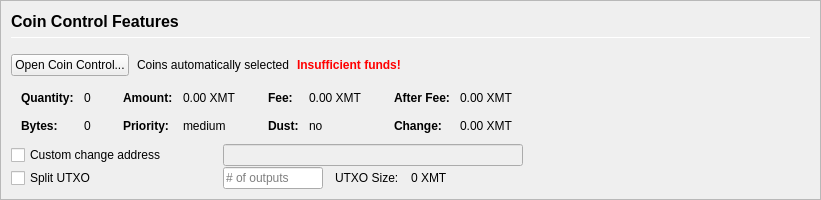
         <widget class="QFrame" name="frameCoinControl">
          <property name="sizePolicy">
           <sizepolicy hsizetype="Expanding" vsizetype="Expanding">
            <horstretch>0</horstretch>
            <verstretch>0</verstretch>
           </sizepolicy>
          </property>
          <property name="maximumSize">
           <size>
            <width>16777215</width>
            <height>16777215</height>
           </size>
          </property>
          <property name="frameShape">
           <enum>QFrame::StyledPanel</enum>
          </property>
          <property name="frameShadow">
           <enum>QFrame::Sunken</enum>
          </property>
          <layout class="QVBoxLayout" name="verticalLayoutCoinControl2">
           <property name="spacing">
            <number>0</number>
           </property>
           <property name="margin">
            <number>0</number>
           </property>
           <item>
            <widget class="QFrame" name="frameCoinControl_BG">
             <layout class="QVBoxLayout" name="verticalLayoutCoinControl" stretch="0,0,0,0,0,0">
              <property name="spacing">
               <number>1</number>
              </property>
              <property name="leftMargin">
               <number>10</number>
              </property>
              <property name="topMargin">
               <number>10</number>
              </property>
              <item>
               <layout class="QHBoxLayout" name="horizontalLayoutCoinControl1">
                <property name="bottomMargin">
                 <number>15</number>
                </property>
                <item>
                 <layout class="QVBoxLayout" name="verticalLayout_3">
                  <property name="spacing">
                   <number>6</number>
                  </property>
                  <item>
                   <widget class="QLabel" name="labelCoinControlFeatures">
                    <property name="sizePolicy">
                     <sizepolicy hsizetype="Preferred" vsizetype="Maximum">
                      <horstretch>0</horstretch>
                      <verstretch>0</verstretch>
                     </sizepolicy>
                    </property>
                    <property name="minimumSize">
                     <size>
                      <width>0</width>
                      <height>20</height>
                     </size>
                    </property>
                    <property name="font">
                     <font>
                      <pointsize>12</pointsize>
                      <weight>75</weight>
                      <bold>true</bold>
                     </font>
                    </property>
                    <property name="styleSheet">
                     <string notr="true">font-weight:bold;</string>
                    </property>
                    <property name="text">
                     <string>Coin Control Features</string>
                    </property>
                   </widget>
                  </item>
                  <item>
                   <widget class="Line" name="line">
                    <property name="minimumSize">
                     <size>
                      <width>0</width>
                      <height>1</height>
                     </size>
                    </property>
                    <property name="maximumSize">
                     <size>
                      <width>16777215</width>
                      <height>1</height>
                     </size>
                    </property>
                    <property name="orientation">
                     <enum>Qt::Horizontal</enum>
                    </property>
                   </widget>
                  </item>
                 </layout>
                </item>
               </layout>
              </item>
              <item>
               <layout class="QHBoxLayout" name="horizontalLayoutCoinControl2" stretch="0,0,0,0">
                <property name="spacing">
                 <number>8</number>
                </property>
                <property name="bottomMargin">
                 <number>10</number>
                </property>
                <item>
                 <widget class="QPushButton" name="pushButtonCoinControl">
                  <property name="styleSheet">
                   <string notr="true"/>
                  </property>
                  <property name="text">
                   <string>Open Coin Control...</string>
                  </property>
                  <property name="autoDefault">
                   <bool>false</bool>
                  </property>
                 </widget>
                </item>
                <item>
                 <widget class="QLabel" name="labelCoinControlAutomaticallySelected">
                  <property name="text">
                   <string>Coins automatically selected</string>
                  </property>
                  <property name="margin">
                   <number>5</number>
                  </property>
                 </widget>
                </item>
                <item>
                 <widget class="QLabel" name="labelCoinControlInsuffFunds">
                  <property name="font">
                   <font>
                    <weight>75</weight>
                    <bold>true</bold>
                   </font>
                  </property>
                  <property name="styleSheet">
                   <string notr="true">color:red;font-weight:bold;</string>
                  </property>
                  <property name="text">
                   <string>Insufficient funds!</string>
                  </property>
                  <property name="margin">
                   <number>5</number>
                  </property>
                 </widget>
                </item>
                <item>
                 <spacer name="horizontalSpacerCoinControl">
                  <property name="orientation">
                   <enum>Qt::Horizontal</enum>
                  </property>
                  <property name="sizeHint" stdset="0">
                   <size>
                    <width>40</width>
                    <height>1</height>
                   </size>
                  </property>
                 </spacer>
                </item>
               </layout>
              </item>
              <item>
               <widget class="QWidget" name="widgetCoinControl" native="true">
                <property name="sizePolicy">
                 <sizepolicy hsizetype="Preferred" vsizetype="Preferred">
                  <horstretch>0</horstretch>
                  <verstretch>0</verstretch>
                 </sizepolicy>
                </property>
                <property name="minimumSize">
                 <size>
                  <width>0</width>
                  <height>0</height>
                 </size>
                </property>
                <property name="styleSheet">
                 <string notr="true"/>
                </property>
                <layout class="QHBoxLayout" name="horizontalLayoutCoinControl5">
                 <property name="margin">
                  <number>0</number>
                 </property>
                 <item>
                  <layout class="QHBoxLayout" name="horizontalLayoutCoinControl3" stretch="0,0,0,1">
                   <property name="spacing">
                    <number>20</number>
                   </property>
                   <property name="topMargin">
                    <number>0</number>
                   </property>
                   <property name="bottomMargin">
                    <number>10</number>
                   </property>
                   <item>
                    <layout class="QFormLayout" name="formLayoutCoinControl1">
                     <property name="horizontalSpacing">
                      <number>10</number>
                     </property>
                     <property name="verticalSpacing">
                      <number>14</number>
                     </property>
                     <property name="leftMargin">
                      <number>10</number>
                     </property>
                     <property name="topMargin">
                      <number>4</number>
                     </property>
                     <property name="rightMargin">
                      <number>6</number>
                     </property>
                     <item row="0" column="0">
                      <widget class="QLabel" name="labelCoinControlQuantityText">
                       <property name="font">
                        <font>
                         <weight>75</weight>
                         <bold>true</bold>
                        </font>
                       </property>
                       <property name="text">
                        <string>Quantity:</string>
                       </property>
                       <property name="margin">
                        <number>0</number>
                       </property>
                      </widget>
                     </item>
                     <item row="0" column="1">
                      <widget class="QLabel" name="labelCoinControlQuantity">
                       <property name="cursor">
                        <cursorShape>IBeamCursor</cursorShape>
                       </property>
                       <property name="contextMenuPolicy">
                        <enum>Qt::ActionsContextMenu</enum>
                       </property>
                       <property name="text">
                        <string notr="true">0</string>
                       </property>
                       <property name="margin">
                        <number>0</number>
                       </property>
                       <property name="textInteractionFlags">
                        <set>Qt::LinksAccessibleByMouse|Qt::TextSelectableByKeyboard|Qt::TextSelectableByMouse</set>
                       </property>
                      </widget>
                     </item>
                     <item row="1" column="0">
                      <widget class="QLabel" name="labelCoinControlBytesText">
                       <property name="font">
                        <font>
                         <weight>75</weight>
                         <bold>true</bold>
                        </font>
                       </property>
                       <property name="text">
                        <string>Bytes:</string>
                       </property>
                      </widget>
                     </item>
                     <item row="1" column="1">
                      <widget class="QLabel" name="labelCoinControlBytes">
                       <property name="cursor">
                        <cursorShape>IBeamCursor</cursorShape>
                       </property>
                       <property name="contextMenuPolicy">
                        <enum>Qt::ActionsContextMenu</enum>
                       </property>
                       <property name="text">
                        <string notr="true">0</string>
                       </property>
                       <property name="textInteractionFlags">
                        <set>Qt::LinksAccessibleByMouse|Qt::TextSelectableByKeyboard|Qt::TextSelectableByMouse</set>
                       </property>
                      </widget>
                     </item>
                    </layout>
                   </item>
                   <item>
                    <layout class="QFormLayout" name="formLayoutCoinControl2">
                     <property name="horizontalSpacing">
                      <number>10</number>
                     </property>
                     <property name="verticalSpacing">
                      <number>14</number>
                     </property>
                     <property name="leftMargin">
                      <number>6</number>
                     </property>
                     <property name="topMargin">
                      <number>4</number>
                     </property>
                     <property name="rightMargin">
                      <number>6</number>
                     </property>
                     <item row="0" column="0">
                      <widget class="QLabel" name="labelCoinControlAmountText">
                       <property name="font">
                        <font>
                         <weight>75</weight>
                         <bold>true</bold>
                        </font>
                       </property>
                       <property name="text">
                        <string>Amount:</string>
                       </property>
                       <property name="margin">
                        <number>0</number>
                       </property>
                      </widget>
                     </item>
                     <item row="0" column="1">
                      <widget class="QLabel" name="labelCoinControlAmount">
                       <property name="cursor">
                        <cursorShape>IBeamCursor</cursorShape>
                       </property>
                       <property name="contextMenuPolicy">
                        <enum>Qt::ActionsContextMenu</enum>
                       </property>
                       <property name="text">
                        <string notr="true">0.00 XMT</string>
                       </property>
                       <property name="textInteractionFlags">
                        <set>Qt::LinksAccessibleByMouse|Qt::TextSelectableByKeyboard|Qt::TextSelectableByMouse</set>
                       </property>
                      </widget>
                     </item>
                     <item row="1" column="0">
                      <widget class="QLabel" name="labelCoinControlPriorityText">
                       <property name="font">
                        <font>
                         <weight>75</weight>
                         <bold>true</bold>
                        </font>
                       </property>
                       <property name="text">
                        <string>Priority:</string>
                       </property>
                      </widget>
                     </item>
                     <item row="1" column="1">
                      <widget class="QLabel" name="labelCoinControlPriority">
                       <property name="cursor">
                        <cursorShape>IBeamCursor</cursorShape>
                       </property>
                       <property name="contextMenuPolicy">
                        <enum>Qt::ActionsContextMenu</enum>
                       </property>
                       <property name="text">
                        <string>medium</string>
                       </property>
                       <property name="textInteractionFlags">
                        <set>Qt::LinksAccessibleByMouse|Qt::TextSelectableByKeyboard|Qt::TextSelectableByMouse</set>
                       </property>
                      </widget>
                     </item>
                    </layout>
                   </item>
                   <item>
                    <layout class="QFormLayout" name="formLayoutCoinControl3">
                     <property name="horizontalSpacing">
                      <number>10</number>
                     </property>
                     <property name="verticalSpacing">
                      <number>14</number>
                     </property>
                     <property name="leftMargin">
                      <number>6</number>
                     </property>
                     <property name="topMargin">
                      <number>4</number>
                     </property>
                     <property name="rightMargin">
                      <number>6</number>
                     </property>
                     <item row="0" column="0">
                      <widget class="QLabel" name="labelCoinControlFeeText">
                       <property name="font">
                        <font>
                         <weight>75</weight>
                         <bold>true</bold>
                        </font>
                       </property>
                       <property name="text">
                        <string>Fee:</string>
                       </property>
                       <property name="margin">
                        <number>0</number>
                       </property>
                      </widget>
                     </item>
                     <item row="0" column="1">
                      <widget class="QLabel" name="labelCoinControlFee">
                       <property name="cursor">
                        <cursorShape>IBeamCursor</cursorShape>
                       </property>
                       <property name="contextMenuPolicy">
                        <enum>Qt::ActionsContextMenu</enum>
                       </property>
                       <property name="text">
                        <string notr="true">0.00 XMT</string>
                       </property>
                       <property name="textInteractionFlags">
                        <set>Qt::LinksAccessibleByMouse|Qt::TextSelectableByKeyboard|Qt::TextSelectableByMouse</set>
                       </property>
                      </widget>
                     </item>
                     <item row="1" column="0">
                      <widget class="QLabel" name="labelCoinControlLowOutputText">
                       <property name="font">
                        <font>
                         <weight>75</weight>
                         <bold>true</bold>
                        </font>
                       </property>
                       <property name="text">
                        <string>Dust:</string>
                       </property>
                      </widget>
                     </item>
                     <item row="1" column="1">
                      <widget class="QLabel" name="labelCoinControlLowOutput">
                       <property name="cursor">
                        <cursorShape>IBeamCursor</cursorShape>
                       </property>
                       <property name="contextMenuPolicy">
                        <enum>Qt::ActionsContextMenu</enum>
                       </property>
                       <property name="text">
                        <string>no</string>
                       </property>
                       <property name="textInteractionFlags">
                        <set>Qt::LinksAccessibleByMouse|Qt::TextSelectableByKeyboard|Qt::TextSelectableByMouse</set>
                       </property>
                      </widget>
                     </item>
                    </layout>
                   </item>
                   <item>
                    <layout class="QFormLayout" name="formLayoutCoinControl4">
                     <property name="horizontalSpacing">
                      <number>10</number>
                     </property>
                     <property name="verticalSpacing">
                      <number>14</number>
                     </property>
                     <property name="leftMargin">
                      <number>6</number>
                     </property>
                     <property name="topMargin">
                      <number>4</number>
                     </property>
                     <property name="rightMargin">
                      <number>6</number>
                     </property>
                     <item row="0" column="0">
                      <widget class="QLabel" name="labelCoinControlAfterFeeText">
                       <property name="font">
                        <font>
                         <weight>75</weight>
                         <bold>true</bold>
                        </font>
                       </property>
                       <property name="text">
                        <string>After Fee:</string>
                       </property>
                       <property name="margin">
                        <number>0</number>
                       </property>
                      </widget>
                     </item>
                     <item row="0" column="1">
                      <widget class="QLabel" name="labelCoinControlAfterFee">
                       <property name="cursor">
                        <cursorShape>IBeamCursor</cursorShape>
                       </property>
                       <property name="contextMenuPolicy">
                        <enum>Qt::ActionsContextMenu</enum>
                       </property>
                       <property name="text">
                        <string notr="true">0.00 XMT</string>
                       </property>
                       <property name="textInteractionFlags">
                        <set>Qt::LinksAccessibleByMouse|Qt::TextSelectableByKeyboard|Qt::TextSelectableByMouse</set>
                       </property>
                      </widget>
                     </item>
                     <item row="1" column="0">
                      <widget class="QLabel" name="labelCoinControlChangeText">
                       <property name="font">
                        <font>
                         <weight>75</weight>
                         <bold>true</bold>
                        </font>
                       </property>
                       <property name="text">
                        <string>Change:</string>
                       </property>
                      </widget>
                     </item>
                     <item row="1" column="1">
                      <widget class="QLabel" name="labelCoinControlChange">
                       <property name="cursor">
                        <cursorShape>IBeamCursor</cursorShape>
                       </property>
                       <property name="contextMenuPolicy">
                        <enum>Qt::ActionsContextMenu</enum>
                       </property>
                       <property name="text">
                        <string notr="true">0.00 XMT</string>
                       </property>
                       <property name="textInteractionFlags">
                        <set>Qt::LinksAccessibleByMouse|Qt::TextSelectableByKeyboard|Qt::TextSelectableByMouse</set>
                       </property>
                      </widget>
                     </item>
                    </layout>
                   </item>
                  </layout>
                 </item>
                </layout>
               </widget>
              </item>
              <item>
               <layout class="QHBoxLayout" name="horizontalLayoutCoinControl4">
                <property name="spacing">
                 <number>12</number>
                </property>
                <property name="sizeConstraint">
                 <enum>QLayout::SetDefaultConstraint</enum>
                </property>
                <property name="topMargin">
                 <number>0</number>
                </property>
                <property name="rightMargin">
                 <number>0</number>
                </property>
                <item>
                 <widget class="QCheckBox" name="checkBoxCoinControlChange">
                  <property name="sizePolicy">
                   <sizepolicy hsizetype="Preferred" vsizetype="Preferred">
                    <horstretch>0</horstretch>
                    <verstretch>0</verstretch>
                   </sizepolicy>
                  </property>
                  <property name="minimumSize">
                   <size>
                    <width>200</width>
                    <height>0</height>
                   </size>
                  </property>
                  <property name="maximumSize">
                   <size>
                    <width>200</width>
                    <height>16777215</height>
                   </size>
                  </property>
                  <property name="toolTip">
                   <string>If this is activated, but the change address is empty or invalid, change will be sent to a newly generated address.</string>
                  </property>
                  <property name="text">
                   <string>Custom change address</string>
                  </property>
                 </widget>
                </item>
                <item>
                 <widget class="QValidatedLineEdit" name="lineEditCoinControlChange">
                  <property name="enabled">
                   <bool>false</bool>
                  </property>
                  <property name="sizePolicy">
                   <sizepolicy hsizetype="Preferred" vsizetype="Preferred">
                    <horstretch>0</horstretch>
                    <verstretch>0</verstretch>
                   </sizepolicy>
                  </property>
                  <property name="minimumSize">
                   <size>
                    <width>300</width>
                    <height>0</height>
                   </size>
                  </property>
                 </widget>
                </item>
                <item>
                 <widget class="QLabel" name="labelCoinControlChangeLabel">
                  <property name="sizePolicy">
                   <sizepolicy hsizetype="Preferred" vsizetype="Preferred">
                    <horstretch>0</horstretch>
                    <verstretch>0</verstretch>
                   </sizepolicy>
                  </property>
                  <property name="minimumSize">
                   <size>
                    <width>100</width>
                    <height>0</height>
                   </size>
                  </property>
                  <property name="text">
                   <string/>
                  </property>
                  <property name="margin">
                   <number>3</number>
                  </property>
                 </widget>
                </item>
               </layout>
              </item>
              <item>
               <layout class="QHBoxLayout" name="horizontalLayoutCoinControl6">
                <property name="spacing">
                 <number>12</number>
                </property>
                <property name="rightMargin">
                 <number>0</number>
                </property>
                <item>
                 <widget class="QCheckBox" name="splitBlockCheckBox">
                  <property name="sizePolicy">
                   <sizepolicy hsizetype="Preferred" vsizetype="Preferred">
                    <horstretch>0</horstretch>
                    <verstretch>0</verstretch>
                   </sizepolicy>
                  </property>
                  <property name="minimumSize">
                   <size>
                    <width>200</width>
                    <height>0</height>
                   </size>
                  </property>
                  <property name="maximumSize">
                   <size>
                    <width>200</width>
                    <height>16777215</height>
                   </size>
                  </property>
                  <property name="text">
                   <string>Split UTXO</string>
                  </property>
                 </widget>
                </item>
                <item>
                 <widget class="QLineEdit" name="splitBlockLineEdit">
                  <property name="sizePolicy">
                   <sizepolicy hsizetype="Preferred" vsizetype="Preferred">
                    <horstretch>50</horstretch>
                    <verstretch>0</verstretch>
                   </sizepolicy>
                  </property>
                  <property name="minimumSize">
                   <size>
                    <width>100</width>
                    <height>0</height>
                   </size>
                  </property>
                  <property name="maximumSize">
                   <size>
                    <width>100</width>
                    <height>16777215</height>
                   </size>
                  </property>
                  <property name="placeholderText">
                   <string># of outputs</string>
                  </property>
                 </widget>
                </item>
                <item>
                 <widget class="QLabel" name="labelBlockSizeText">
                  <property name="text">
                   <string>UTXO Size:</string>
                  </property>
                 </widget>
                </item>
                <item>
                 <widget class="QLabel" name="labelBlockSize">
                  <property name="text">
                   <string>0 XMT</string>
                  </property>
                 </widget>
                </item>
                <item>
                 <spacer name="horizontalSpacer_7">
                  <property name="orientation">
                   <enum>Qt::Horizontal</enum>
                  </property>
                  <property name="sizeHint" stdset="0">
                   <size>
                    <width>40</width>
                    <height>20</height>
                   </size>
                  </property>
                 </spacer>
                </item>
               </layout>
              </item>
              <item>
               <spacer name="verticalSpacerCoinControl">
                <property name="orientation">
                 <enum>Qt::Vertical</enum>
                </property>
                <property name="sizeHint" stdset="0">
                 <size>
                  <width>800</width>
                  <height>1</height>
                 </size>
                </property>
               </spacer>
              </item>
             </layout>
            </widget>
           </item>
          </layout>
         </widget>
